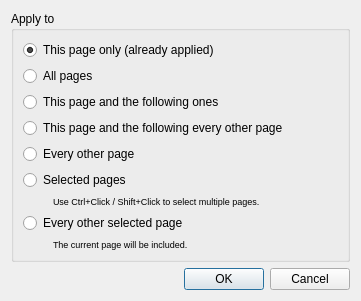
<?xml version="1.0" encoding="UTF-8"?>
<ui version="4.0">
 <class>page_layout::ApplyDialog</class>
 <widget class="QDialog" name="page_layout::ApplyDialog">
  <property name="windowModality">
   <enum>Qt::WindowModal</enum>
  </property>
  <property name="geometry">
   <rect>
    <x>0</x>
    <y>0</y>
    <width>361</width>
    <height>290</height>
   </rect>
  </property>
  <layout class="QVBoxLayout" name="verticalLayout_5">
   <item>
    <widget class="QGroupBox" name="groupBox_2">
     <property name="title">
      <string>Apply to</string>
     </property>
     <layout class="QVBoxLayout" name="verticalLayout_2">
      <item>
       <widget class="QRadioButton" name="thisPageRB">
        <property name="text">
         <string>This page only (already applied)</string>
        </property>
        <property name="checked">
         <bool>true</bool>
        </property>
       </widget>
      </item>
      <item>
       <widget class="QRadioButton" name="allPagesRB">
        <property name="text">
         <string>All pages</string>
        </property>
       </widget>
      </item>
      <item>
       <widget class="QRadioButton" name="thisPageAndFollowersRB">
        <property name="text">
         <string>This page and the following ones</string>
        </property>
       </widget>
      </item>
      <item>
       <widget class="QRadioButton" name="thisEveryOtherRB">
        <property name="text">
         <string extracomment="All odd or even pages, depending on the current page being odd or even.">This page and the following every other page</string>
        </property>
       </widget>
      </item>
      <item>
       <widget class="QRadioButton" name="everyOtherRB">
        <property name="text">
         <string extracomment="All odd or even pages, depending on the current page being odd or even.">Every other page</string>
        </property>
       </widget>
      </item>
      <item>
       <widget class="QRadioButton" name="selectedPagesRB">
        <property name="text">
         <string>Selected pages</string>
        </property>
       </widget>
      </item>
      <item>
       <layout class="QHBoxLayout" name="horizontalLayout_2">
        <property name="spacing">
         <number>6</number>
        </property>
        <item>
         <spacer name="horizontalSpacer_5">
          <property name="orientation">
           <enum>Qt::Horizontal</enum>
          </property>
          <property name="sizeType">
           <enum>QSizePolicy::Fixed</enum>
          </property>
          <property name="sizeHint" stdset="0">
           <size>
            <width>30</width>
            <height>0</height>
           </size>
          </property>
         </spacer>
        </item>
        <item>
         <widget class="QLabel" name="selectedPagesHint">
          <property name="font">
           <font>
            <pointsize>7</pointsize>
           </font>
          </property>
          <property name="text">
           <string>Use Ctrl+Click / Shift+Click to select multiple pages.</string>
          </property>
         </widget>
        </item>
       </layout>
      </item>
      <item>
       <widget class="QRadioButton" name="everyOtherSelectedRB">
        <property name="text">
         <string>Every other selected page</string>
        </property>
       </widget>
      </item>
      <item>
       <layout class="QHBoxLayout" name="horizontalLayout_5">
        <item>
         <spacer name="horizontalSpacer_6">
          <property name="orientation">
           <enum>Qt::Horizontal</enum>
          </property>
          <property name="sizeType">
           <enum>QSizePolicy::Fixed</enum>
          </property>
          <property name="sizeHint" stdset="0">
           <size>
            <width>30</width>
            <height>0</height>
           </size>
          </property>
         </spacer>
        </item>
        <item>
         <widget class="QLabel" name="everyOtherSelectedHint">
          <property name="font">
           <font>
            <pointsize>7</pointsize>
           </font>
          </property>
          <property name="text">
           <string>The current page will be included.</string>
          </property>
         </widget>
        </item>
       </layout>
      </item>
     </layout>
    </widget>
   </item>
   <item>
    <spacer name="verticalSpacer">
     <property name="orientation">
      <enum>Qt::Vertical</enum>
     </property>
     <property name="sizeHint" stdset="0">
      <size>
       <width>20</width>
       <height>0</height>
      </size>
     </property>
    </spacer>
   </item>
   <item>
    <widget class="QDialogButtonBox" name="buttonBox">
     <property name="orientation">
      <enum>Qt::Horizontal</enum>
     </property>
     <property name="standardButtons">
      <set>QDialogButtonBox::Cancel|QDialogButtonBox::Ok</set>
     </property>
    </widget>
   </item>
  </layout>
 </widget>
 <resources/>
 <connections>
  <connection>
   <sender>buttonBox</sender>
   <signal>rejected()</signal>
   <receiver>ApplyDialog</receiver>
   <slot>reject()</slot>
   <hints>
    <hint type="sourcelabel">
     <x>316</x>
     <y>260</y>
    </hint>
    <hint type="destinationlabel">
     <x>286</x>
     <y>274</y>
    </hint>
   </hints>
  </connection>
 </connections>
</ui>
